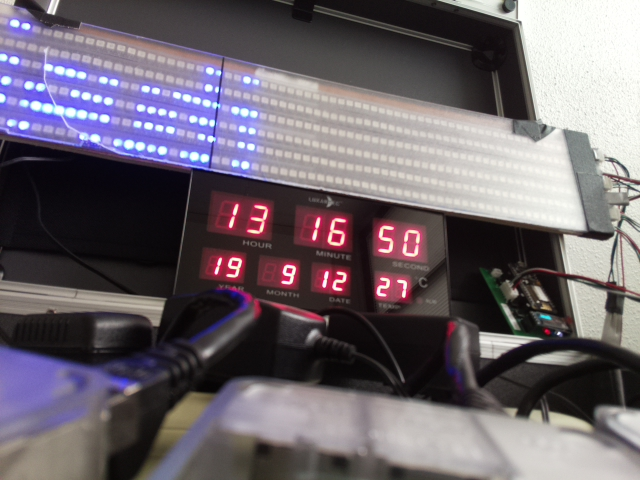
#> input picture webcam_12-Sep-2019_13-17-07.jpg, 640 x 480 px
$ python main2.py
#> lines starting #> are read from the running program, lines starting #| are printed output that depends on the picture
import cv2 as cv
import imutils
import numpy as np
from scipy.constants import sigma

src = cv.imread("webcam_12-Sep-2019_13-17-07.jpg")
#> src is the input picture: shape (480, 640, 3); mean B, G, R 108.5, 100.6, 108.8
hsv = cv.cvtColor(src, cv.COLOR_BGR2HSV)
#> hsv: shape (480, 640, 3); mean H, S, V 87.8, 49.4, 116.9

image = imutils.resize(src, height=500)
gray = cv.cvtColor(image, cv.COLOR_BGR2GRAY)
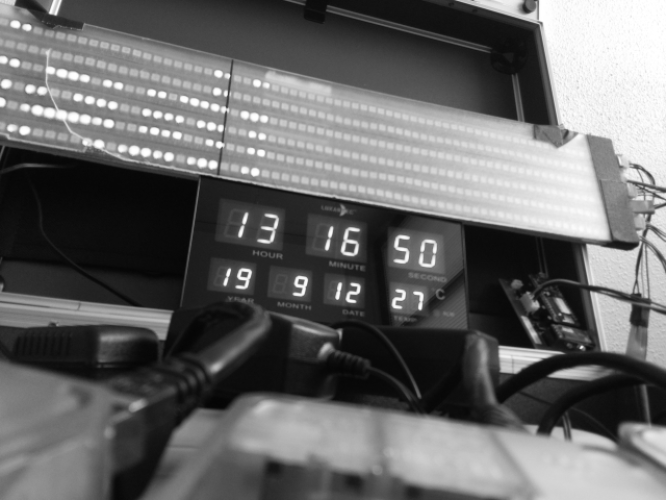
#> gray: shape (500, 666); min 4, max 255, mean 103.9
blurred = cv.GaussianBlur(gray, (5, 5), 0)
v = np.median(blurred)
#> v = 88
edged = cv.Canny(blurred, int(max(0, (1.0 - sigma) * v)), int(min(255, (1.0 + sigma) * v)))
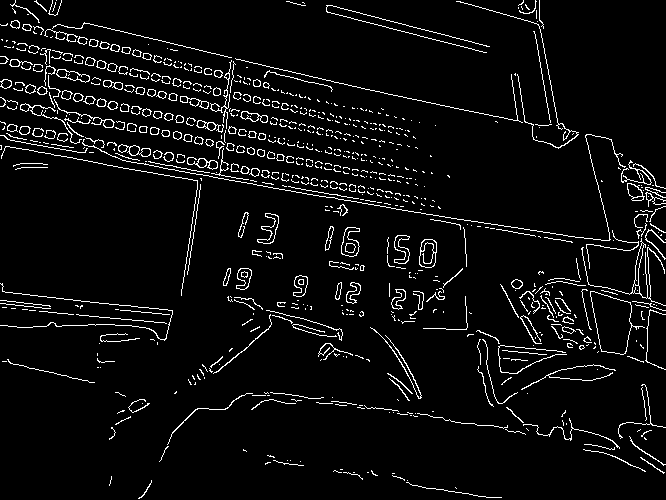
#> edged: shape (500, 666); 5.2% white in thin lines or dots
cv.imshow("ergerg", edged)
cv.waitKey(100)

$ run again, with webcam_1.jpg copied over webcam_12-Sep-2019_13-17-07.jpg
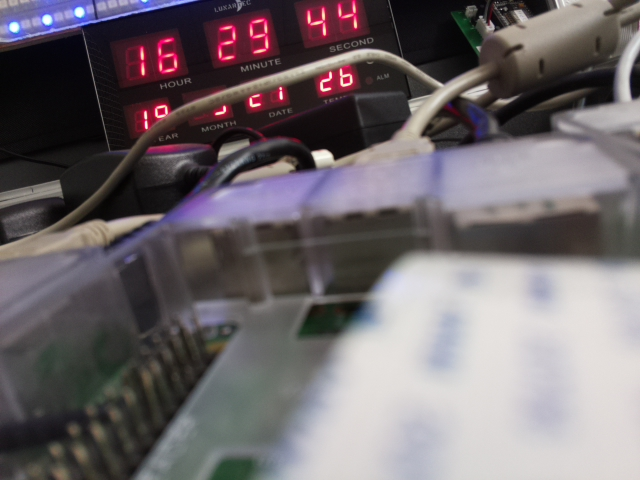
#> input picture webcam_1.jpg, 640 x 480 px
#> src is the input picture: shape (480, 640, 3); mean B, G, R 107.8, 104.1, 111.4
#> hsv: shape (480, 640, 3); mean H, S, V 85.8, 41.4, 115.8
#> `gray = cv.cvtColor(image, cv.COLOR_BGR2GRAY)`:
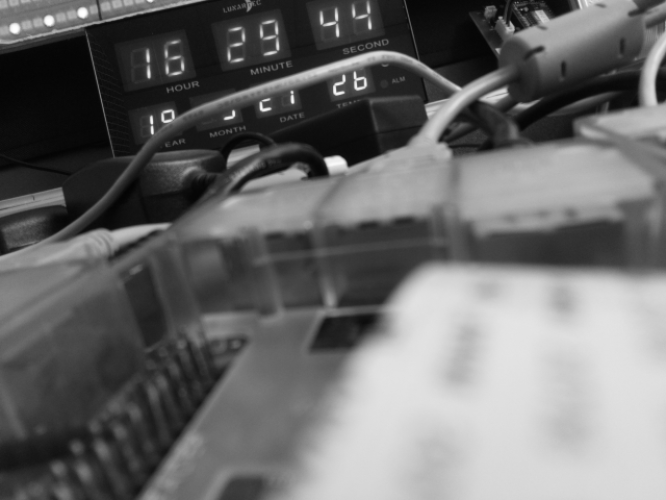
#> gray: shape (500, 666); min 3, max 255, mean 106.6
#> v = 92
#> `edged = cv.Canny(blurred, int(max(0, (1.0 - sigma) * v)), int(min(255,..`:
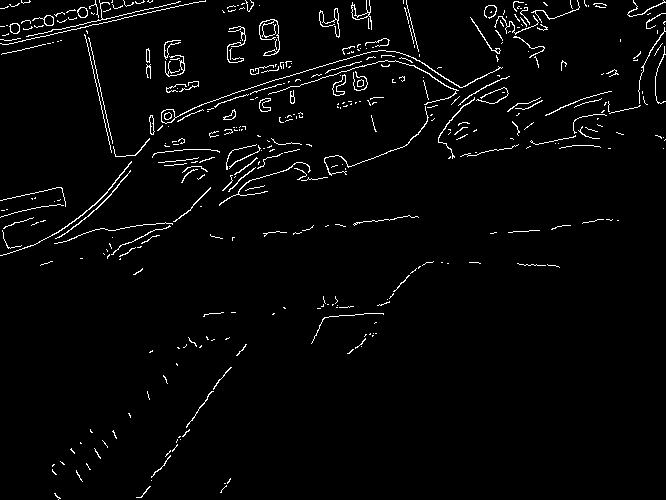
#> edged: shape (500, 666); 2.7% white in thin lines or dots
